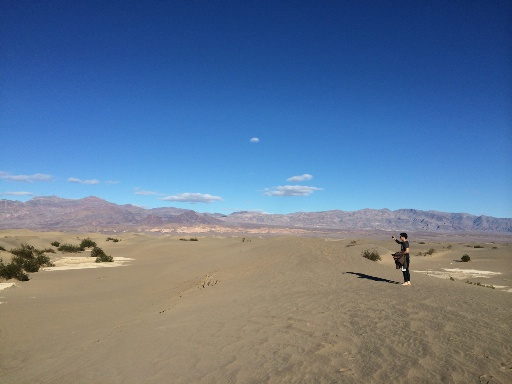
#> input picture img1.jpg, 512 x 384 px
$ python object_removal.py img1.jpg img2.jpg out.png
#> lines starting #> are read from the running program, lines starting #| are printed output that depends on the picture
import numpy as np
import cv2
from matplotlib import pyplot as plt
import sys

out_image = None
img_counter = 0

def save_result(img, filename):
    cv2.imwrite(filename, img.astype(np.uint8))

# [109 lines left out: functions cumulative_map_backward, delete_seam, reduce_mask, add_seam, find_seam, calc_energy_map and 1 more, not called in this run]

def filter(mat, kernel):
    return np.absolute(cv2.filter2D(mat, -1, kernel=kernel))

# [104 lines left out: functions cumulative_map_forward, rotate_image, color_seam, object_removal, not called in this run]

def template_matching(template, inp_image):
    print("Template matching")
    img_gray = cv2.cvtColor(inp_image, cv2.COLOR_BGR2GRAY)
    height, width, depth = inp_image.shape
    h, w = template.shape
    # print("Template shape:",template.shape,w,h)
    template = np.pad(template, ((0,height-h),(0,width-w)), 'constant')
    # print("Template shape:",template.shape,w,h)
    tem_fft = np.fft.fft2(template)
    tem_fft = np.fft.fftshift(tem_fft)
    plt.show()

    img_fft = np.fft.fft2(img_gray)
    img_fft = np.fft.fftshift(img_fft)


    correl = np.multiply(img_fft, np.conj(tem_fft))
    correl = np.divide(correl, np.absolute(correl))
    mask_fft = np.fft.ifftshift(correl)
    mask_back = np.fft.ifft2(mask_fft)
    print(mask_back.shape)
    mask_back = np.real(mask_back)
    mask_back2 = np.divide(mask_back-np.min(mask_back), np.max(mask_back)-np.min(mask_back))*255
    print(np.max(mask_back2))
    plt.imshow(mask_back2, 'gray')
    plt.show()
    # mask_back = np.divide(mask_back, np.max(mask_back))


    for i in range(w*h):
        max_pt = np.where(mask_back==np.max(mask_back))
        y1 = max_pt[0][0]
        x1 = max_pt[1][0]
        mask_back[y1][x1]=0
        temp_img = inp_image.copy()
        cv2.rectangle(temp_img, (x1, y1), (x1+w, y1+h), (255,0,0), 2)
        plt.imshow(cv2.cvtColor(temp_img, cv2.COLOR_BGR2RGB))
        plt.show()
        print("Correct object? (y/n): "),
        choice = str(raw_input())
        while(choice!='n' and choice!='y'):
            print("Wrong choice")
            print("Correct object? (y/n): "),
            choice = str(raw_input())
        if(choice=='y'):
            top_left = (x1,y1)
            break

    if(choice=='n'):
        print("No object found...")
        sys.exit(0)
    # cv2.imwrite('mask_back.jpg',mask_back)

    rect_img = np.zeros((height,width), np.uint8)

    res = cv2.matchTemplate(img_gray,template,cv2.TM_CCORR_NORMED)
    min_val, max_val, min_loc, max_loc = cv2.minMaxLoc(res)

    # top_left = max_loc
    bottom_right = (top_left[0] + w, top_left[1] + h)
    cv2.rectangle(rect_img,top_left, bottom_right, 1, -1)


    masked_data = cv2.bitwise_and(img_gray, img_gray, mask=rect_img)

    cv2.imwrite('match_mask.png',masked_data)

    return masked_data


def main(input_file, template):
#> called with input_file = 'img1.jpg', template = 'img2.jpg'
    print("initializing")

    global out_image

    # read in image and store as np.float64 format
    in_image = cv2.imread(input_file).astype(np.float64)
    in_height, in_width = in_image.shape[: -1]
#> in_height = 384; in_width = 512

    template = cv2.imread(template, 0)
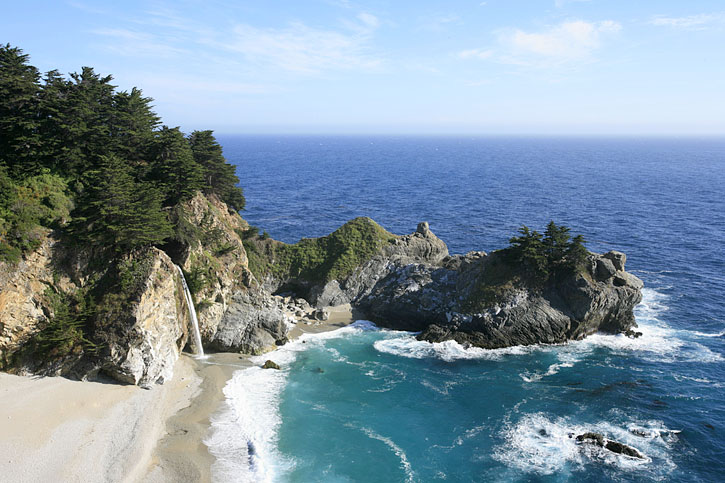
#> input picture img2.jpg, 725 x 483 px
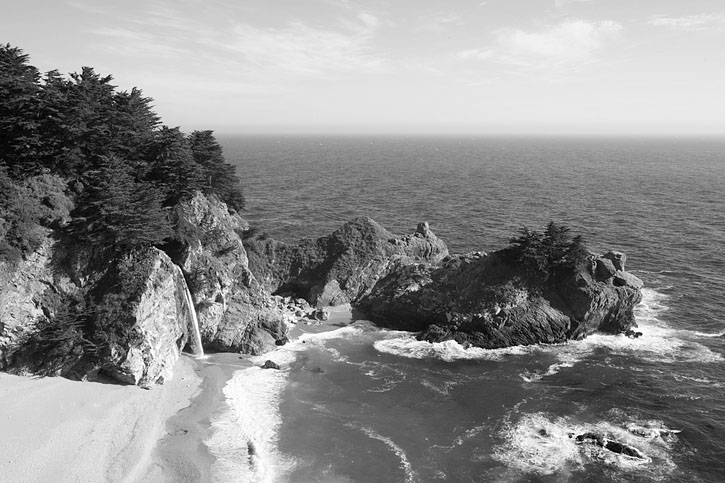
#> template: shape (483, 725); min 0, max 255, mean 141.6


    out_image = np.copy(in_image)
    mask = template_matching(template, in_image.astype(np.uint8)).astype(np.float64)
#> in template_matching, `img_gray = cv2.cvtColor(inp_image, cv2.COLOR_BGR2GRAY)`:
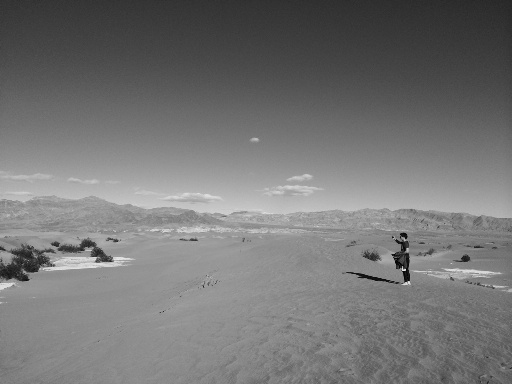
#> img_gray: shape (384, 512); min 2, max 245, mean 117.5
#> in template_matching, inp_image is the input picture: shape (384, 512, 3); mean B, G, R 147, 120.7, 100

    print("starting...")
    object_removal(mask, in_height, in_width)


if __name__=='__main__':
    import argparse

    parser = argparse.ArgumentParser(description="Object Removal")
    parser.add_argument('input_file', help="Input image")
    parser.add_argument('template', help="Object template")
    parser.add_argument('output_file', help="Output image")

    args = parser.parse_args()
#> (the run stopped early here; a loop or call above may not have finished)
